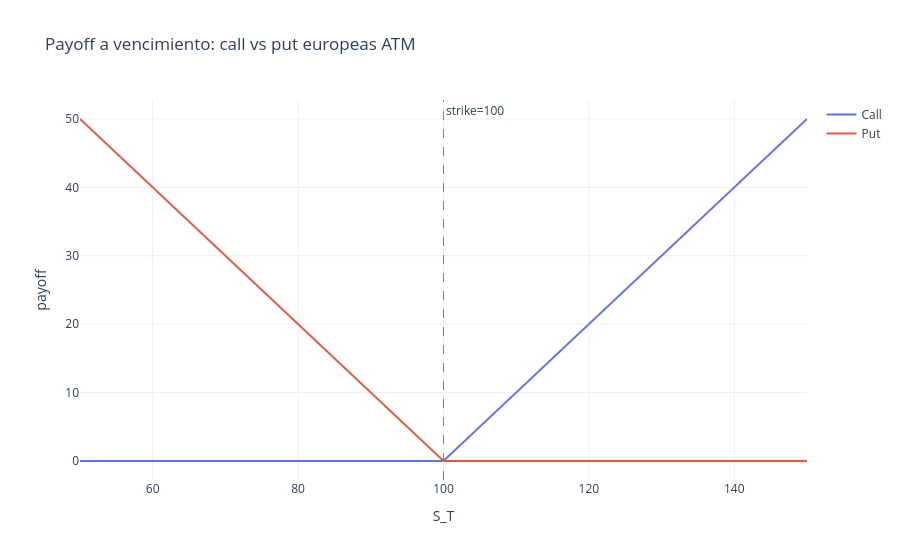

Write notebook code for a chart like this one.
### Markdown cell above
## 3. Diagrama de payoff a vencimiento

### Code cell
s_grid = np.linspace(0.5 * S0, 1.5 * S0, 200)
payoff_call = np.maximum(s_grid - K_ATM, 0.0)
payoff_put = np.maximum(K_ATM - s_grid, 0.0)

fig = go.Figure()
fig.add_trace(go.Scatter(x=s_grid, y=payoff_call, mode="lines", name="Call", line=dict(width=2)))
fig.add_trace(go.Scatter(x=s_grid, y=payoff_put, mode="lines", name="Put", line=dict(width=2)))
fig.add_vline(x=K_ATM, line=dict(color="grey", dash="dash", width=1), annotation_text=f"strike={K_ATM:.0f}")
fig.update_layout(
    title="Payoff a vencimiento: call vs put europeas ATM",
    xaxis_title="S_T",
    yaxis_title="payoff",
    template="plotly_white",
)
fig.show()

### Figure 1 — Plotly figure (JSON) as saved in the notebook; plotly's stock layout.template omitted (floating-point values rounded to 4 significant figures; data arrays with more than 128 entries replaced by an {"elided": "..."} marker saying what was removed)
{"data": [{"line": {"width": 2}, "mode": "lines", "name": "Call", "type": "scatter", "x": {"elided": "200 float values"}, "y": {"elided": "200 float values"}}, {"line": {"width": 2}, "mode": "lines", "name": "Put", "type": "scatter", "x": {"elided": "200 float values"}, "y": {"elided": "200 float values"}}], "layout": {"annotations": [{"showarrow": false, "text": "strike=100", "x": 100.0, "xanchor": "left", "xref": "x", "y": 1, "yanchor": "top", "yref": "y domain"}], "shapes": [{"line": {"color": "grey", "dash": "dash", "width": 1}, "type": "line", "x0": 100.0, "x1": 100.0, "xref": "x", "y0": 0, "y1": 1, "yref": "y domain"}], "title": {"text": "Payoff a vencimiento: call vs put europeas ATM"}, "xaxis": {"title": {"text": "S_T"}}, "yaxis": {"title": {"text": "payoff"}}}}
